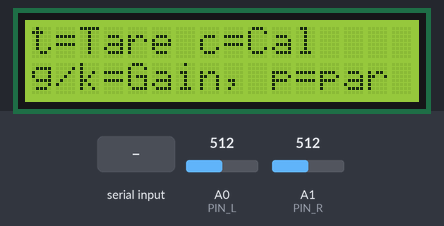
Bench run of a sketch on a simulated Arduino Uno, built with avr-gcc and run on an emulated ATmega328P. Parts: 16×2 character LCD. Inputs (shaded band) come from the test bench; at power-on: A0 (PIN_L) = 512, A1 (PIN_R) = 512. EEPROM starts erased; what the sketch prints to the serial monitor is not drawn.

Above: at 0.9 s.
At 2.7 s:
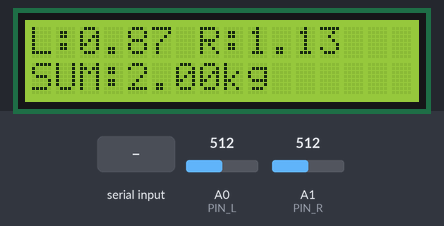
2.8 s: "P" received over Serial
At 3.4 s:
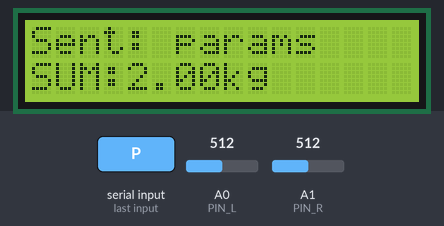
5.8 s: byte 71 ('G') received over Serial
At 6.3 s:
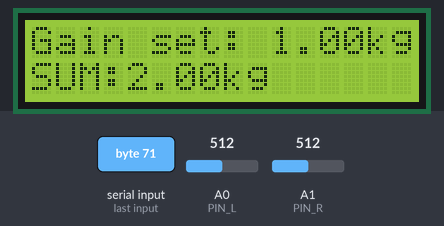
11.8 s: "c90\n" received over Serial
At 12.5 s:
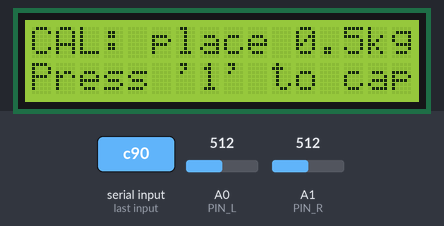
Timing chart, 0 to 14.4 s (numbered marks = the images above; inputs shaded):
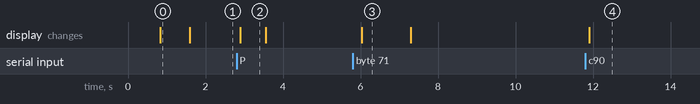

Measured:
- after the input at 2.8 s, the display: changes after 0.09 s (image 2)
- after the input at 5.8 s, the display: changes after 0.23 s (image 3)
- after the input at 11.8 s, the display: changes after 0.11 s (image 4)
- what the display in image 0 shows lasts 0.8 s, from 0.8 s to 1.6 s
- what the display in image 2 shows lasts 0.7 s, from 2.9 s to 3.6 s
- what the display in image 3 shows lasts 1.3 s, from 6.0 s to 7.3 s

The sketch:

Force_Sensors_Calibration.ino
```cpp
#include <Wire.h>
#include <LiquidCrystal_I2C.h>
#include <EEPROM.h>
#include <math.h>

#define LCD_ADDR 0x27
LiquidCrystal_I2C lcd(LCD_ADDR, 16, 2);

const int PIN_L = A0;
const int PIN_R = A1;

struct CalData {
  uint32_t magic;
  float M_L, B_L;
  float M_R, B_R;
  float tot_gain;
};
const uint32_t CAL_MAGIC = 0xA17F5F5Ful;
const int EEPROM_ADDR = 0;

CalData cal = {CAL_MAGIC, 182.0f, 353.7f, 124.0f, 371.3f, 1.0f};

const int N_AVG = 10;
int bufL[N_AVG] = {0}, bufR[N_AVG] = {0};
int idxAvg = 0, filled = 0, sumL = 0, sumR = 0;

float tareL = 0.0f, tareR = 0.0f;
unsigned long lastLcd = 0;

int readADCavg(int pin) {
  long acc = 0;
  for (int i = 0; i < 20; i++) { acc += analogRead(pin); delay(2); }
  return (int)(acc / 20);
}
void lcdClearLine(uint8_t row){
  lcd.setCursor(0,row); lcd.print("                ");
}
void lcdTop(const String &s) { lcdClearLine(0); lcd.setCursor(0,0); lcd.print(s); }
void lcdBot(const String &s) { lcdClearLine(1); lcd.setCursor(0,1); lcd.print(s); }

void loadCal() {
  CalData tmp;
  EEPROM.get(EEPROM_ADDR, tmp);
  if (tmp.magic == CAL_MAGIC && isfinite(tmp.M_L) && isfinite(tmp.M_R)) {
    cal = tmp;
    if (!(cal.tot_gain > 0.2f && cal.tot_gain < 5.0f)) cal.tot_gain = 1.0f;
  }
}
void saveCal() { EEPROM.put(EEPROM_ADDR, cal); }

void tareNow() {
  int aL = readADCavg(PIN_L);
  int aR = readADCavg(PIN_R);
  float kgL = (aL - cal.B_L) / cal.M_L;
  float kgR = (aR - cal.B_R) / cal.M_R;
  tareL = kgL; tareR = kgR;
}

void fitLineLR(const float *x, const int *yL, const int *yR, int n,
               float &ML, float &BL, float &MR, float &BR) {
  double Sx = 0, Sx2 = 0, SyL = 0, SyR = 0, SxSyL = 0, SxSyR = 0;
  for (int i = 0; i < n; i++) {
    double xi = x[i];
    Sx += xi; Sx2 += xi * xi;
    SyL += yL[i]; SyR += yR[i];
    SxSyL += xi * yL[i]; SxSyR += xi * yR[i];
  }
  double denom = (n * Sx2 - Sx * Sx);
  if (denom == 0) denom = 1;
  ML = (float)((n * SxSyL - Sx * SyL) / denom);
  BL = (float)((SyL - ML * Sx) / n);
  MR = (float)((n * SxSyR - Sx * SyR) / denom);
  BR = (float)((SyR - MR * Sx) / n);
}

void runCalibration() {
  const int NPTS = 3;
  float W[NPTS] = {0.5f, 1.0f, 1.5f};
  int YL[NPTS], YR[NPTS];

  lcdTop("CAL: place 0.5kg"); lcdBot("Press '1' to cap");
  Serial.println(F("[CAL] Place 0.5 kg, press '1' to capture"));
  while (true) { if (Serial.available() && Serial.read() == '1') { YL[0] = readADCavg(PIN_L); YR[0] = readADCavg(PIN_R); break; } }

  lcdTop("CAL: place 1.0kg"); lcdBot("Press '2' to cap");
  Serial.println(F("[CAL] Place 1.0 kg, press '2' to capture"));
  while (true) { if (Serial.available() && Serial.read() == '2') { YL[1] = readADCavg(PIN_L); YR[1] = readADCavg(PIN_R); break; } }

  lcdTop("CAL: place 1.5kg"); lcdBot("Press '3' to cap");
  Serial.println(F("[CAL] Place 1.5 kg, press '3' to capture"));
  while (true) { if (Serial.available() && Serial.read() == '3') { YL[2] = readADCavg(PIN_L); YR[2] = readADCavg(PIN_R); break; } }

  float ML, BL, MR, BR;
  fitLineLR(W, YL, YR, NPTS, ML, BL, MR, BR);

  cal.M_L = ML; cal.B_L = BL;
  cal.M_R = MR; cal.B_R = BR;
  cal.magic = CAL_MAGIC;
  saveCal();

  tareL = 0; tareR = 0;
  Serial.println(F("[CAL] Done. New params:"));
  Serial.print(F("  Left:  M=")); Serial.print(cal.M_L, 2); Serial.print(F("  B=")); Serial.println(cal.B_L, 2);
  Serial.print(F("  Right: M=")); Serial.print(cal.M_R, 2); Serial.print(F("  B=")); Serial.println(cal.B_R, 2);

  lcdTop("CAL saved ✓"); lcdBot("t=Zero  g/k=Gain");
  delay(1000);
}

void setup() {
  Serial.begin(9600);
  Serial.setTimeout(5000);

  Wire.begin();
  lcd.init();
  lcd.backlight();

  lcdTop("FSR Scale v1.3");
  lcdBot("Loading cal...");
  loadCal();
  delay(600);

  for (int i = 0; i < N_AVG; i++) {
    int rl = analogRead(PIN_L);
    int rr = analogRead(PIN_R);
    bufL[i] = rl; bufR[i] = rr; sumL += rl; sumR += rr;
    delay(5);
  }
  filled = N_AVG;

  lcdTop("t=Tare c=Cal");
  lcdBot("g/k=Gain, p=par");
  delay(700);
}

void loop() {
  int rl = analogRead(PIN_L);
  int rr = analogRead(PIN_R);
  sumL -= bufL[idxAvg]; sumR -= bufR[idxAvg];
  bufL[idxAvg] = rl;   bufR[idxAvg] = rr;
  sumL += bufL[idxAvg]; sumR += bufR[idxAvg];
  idxAvg = (idxAvg + 1) % N_AVG;

  float adcL = sumL / float(filled);
  float adcR = sumR / float(filled);

  float kgL = (adcL - cal.B_L) / cal.M_L - tareL; if (kgL < 0) kgL = 0;
  float kgR = (adcR - cal.B_R) / cal.M_R - tareR; if (kgR < 0) kgR = 0;

  float kgSum = kgL + kgR;
  float kgSumDisp = kgSum * cal.tot_gain;

  if (millis() - lastLcd > 250) {
    lastLcd = millis();

    lcdClearLine(0);
    lcd.setCursor(0,0);
    lcd.print("L:");   lcd.print(kgL, 2);
    lcd.print(" R:");  lcd.print(kgR, 2);

    lcdClearLine(1);
    lcd.setCursor(0,1);
    lcd.print("SUM:"); lcd.print(kgSumDisp, 2); lcd.print("kg");
  }

  if (Serial.available()) {
    char c = Serial.read();

    if (c == 't' || c == 'T') {
      tareNow();
      lcdTop("Tare set (0 kg)");
      delay(800);
    }

    if (c == 'c' || c == 'C') {
      while (Serial.available()) Serial.read();
      runCalibration();
    }

    if (c == 'p' || c == 'P') {
      Serial.println(F("[PARAMS]"));
      Serial.print(F("L: M=")); Serial.print(cal.M_L, 4); Serial.print(F("  B=")); Serial.println(cal.B_L, 2);
      Serial.print(F("R: M=")); Serial.print(cal.M_R, 4); Serial.print(F("  B=")); Serial.println(cal.B_R, 2);
      Serial.print(F("TOT_GAIN=")); Serial.println(cal.tot_gain, 4);
      lcdTop("Sent: params"); delay(600);
    }

    if (c == 'g' || c == 'G') {
      float L = (readADCavg(PIN_L) - cal.B_L) / cal.M_L - tareL; if (L < 0) L = 0;
      float R = (readADCavg(PIN_R) - cal.B_R) / cal.M_R - tareR; if (R < 0) R = 0;
      float sum = L + R;
      if (sum > 0.01f) {
        cal.tot_gain = 1.0f / sum;
        saveCal();
        lcdTop("Gain set: 1.00kg"); delay(1200);
      } else {
        lcdTop("Put weight first"); delay(1000);
      }
    }

    if (c == 'k' || c == 'K') {
      float ref = Serial.parseFloat();
      float L = (readADCavg(PIN_L) - cal.B_L) / cal.M_L - tareL; if (L < 0) L = 0;
      float R = (readADCavg(PIN_R) - cal.B_R) / cal.M_R - tareR; if (R < 0) R = 0;
      float sum = L + R;
      if (ref > 0.05f && sum > 0.01f) {
        cal.tot_gain = ref / sum;
        saveCal();
        lcdTop("Gain saved"); delay(1000);
      } else {
        lcdTop("Bad ref/sum"); delay(800);
      }
    }

    if (c == 'r' || c == 'R') {
      cal.tot_gain = 1.0f; saveCal();
      lcdTop("Gain reset (1x)"); delay(800);
    }

    if (c == 's' || c == 'S') {
      Serial.print(F("kgL=")); Serial.print(kgL,3);
      Serial.print(F(" kgR=")); Serial.print(kgR,3);
      Serial.print(F(" SUM=")); Serial.print(kgSum,3);
      Serial.print(F(" SUM*G=")); Serial.println(kgSumDisp,3);
    }

    if (c == 'u' || c == 'U') {
      float L = (readADCavg(PIN_L) - cal.B_L) / cal.M_L - tareL; if (L < 0) L = 0;
      float R = (readADCavg(PIN_R) - cal.B_R) / cal.M_R - tareR; if (R < 0) R = 0;
      float sum = L + R;
      Serial.print(F("[UNSCALED SUM] ")); Serial.println(sum,3);
    }
  }

  delay(10);
}
```
